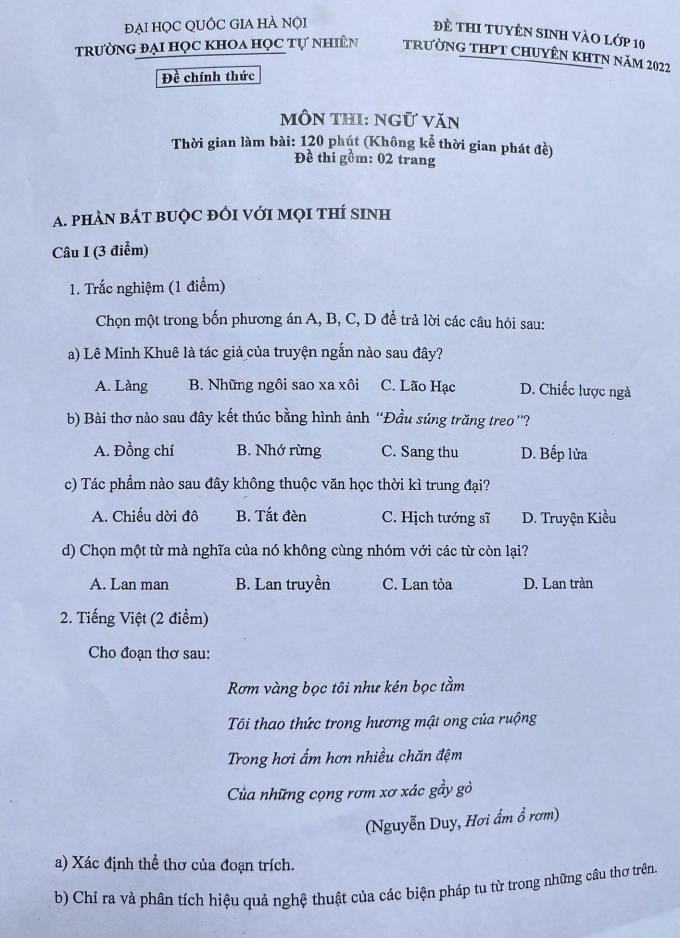
#> input picture server_pc/data/input/devan2.jpg, 680 x 938 px; its folder holds only this picture in this run
$ python -i preprocess.py   (imports and definitions only)
#> lines starting #> are read from the running program, lines starting #| are printed output that depends on the picture; after the words box and inside, x2 and y2 are one past the last pixel; in counts of white or black regions, pixels touching at a corner belong together
#> further down, picture is the input picture: shape (938, 680, 3); mean B, G, R 217.8, 192.6, 181.1
import cv2
import sys
import os
from pathlib import Path
import numpy as np

# Thêm đường dẫn tới thư mục imutils bạn đã tải (giả sử tên thư mục là imutils-master)
base_path = Path(__file__).resolve().parent.parent
imutils_path = str(base_path / "imutils-master")

if imutils_path not in sys.path:
    sys.path.insert(0, imutils_path)

import imutils
from imutils.perspective import four_point_transform

VALID_EXTS = {".jpg", ".jpeg", ".png", ".bmp", ".tif", ".tiff"}

def _detect_and_warp_document(img):
    # 1. Tự động tìm khung và làm phẳng (Perspective Transform)
    ratio = img.shape[0] / 500.0
#> ratio = 1.88
    orig = img.copy()
    image = imutils.resize(img, height=500)
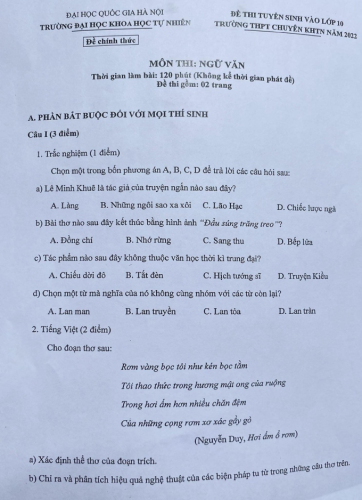
#> image: shape (500, 362, 3); mean B, G, R 217.8, 192.6, 181.1

    # 2. Chuyển xám và ép dải tương phản cục bộ (CLAHE)
    # Giúp làm nổi bật viền giấy kể cả khi giấy và nền có màu gần giống nhau
    gray = cv2.cvtColor(image, cv2.COLOR_BGR2GRAY)
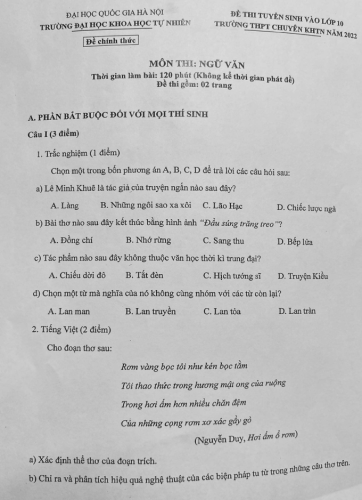
#> gray: shape (500, 362); min 25, max 227, mean 191.9
    clahe = cv2.createCLAHE(clipLimit=2.0, tileGridSize=(8,8))
    gray = clahe.apply(gray)

    # 3. Khử nhiễu hột (Noise) bằng Gaussian
    blur = cv2.GaussianBlur(gray, (5, 5), 0)
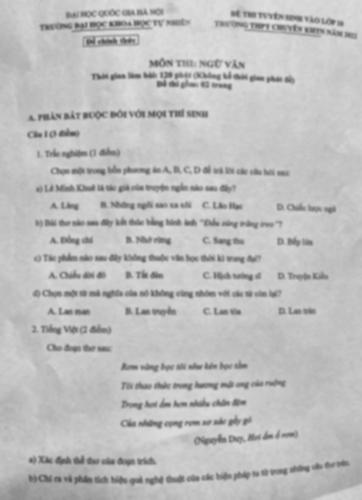
#> blur: shape (500, 362); min 88, max 226, mean 190.9

    # 4. Dùng hình thái học (Morphological Closing) để nối các nét đứt
    kernel = cv2.getStructuringElement(cv2.MORPH_RECT, (5, 5))
    closed = cv2.morphologyEx(blur, cv2.MORPH_CLOSE, kernel, iterations=2)
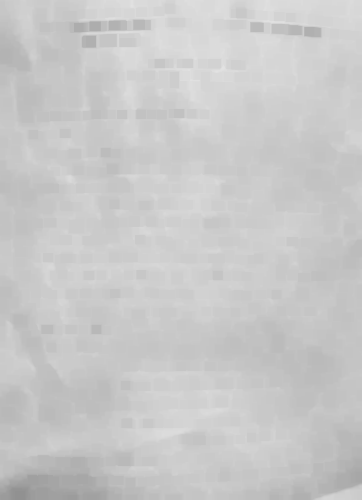
#> closed: shape (500, 362); min 145, max 226, mean 200.5

    # 5. Auto-Canny: Tự động tính ngưỡng Canny dựa trên độ sáng chói (median) của ảnh
    v = np.median(closed)
#> v = 201
    sigma = 0.33
    lower = int(max(0, (1.0 - sigma) * v))
#> lower = 134
    upper = int(min(255, (1.0 + sigma) * v))
#> upper = 255
    edged = cv2.Canny(closed, lower, upper)
#> edged: shape (500, 362); every value is 0

    # 6. Tìm contours
    cnts = cv2.findContours(edged.copy(), cv2.RETR_LIST, cv2.CHAIN_APPROX_SIMPLE)
#> cnts = 0 contours
    cnts = imutils.grab_contours(cnts)
#> cnts = []
    cnts = sorted(cnts, key=cv2.contourArea, reverse=True)[:5]

    screenCnt = None
    for c in cnts:
        peri = cv2.arcLength(c, True)
        approx = cv2.approxPolyDP(c, 0.02 * peri, True)
        # Chỉ lấy contour nếu có đúng 4 góc và diện tích đủ lớn (tránh nhận diện nhầm tem mác)
        if len(approx) == 4 and cv2.contourArea(c) > 10000:
            screenCnt = approx
            break
#> this loop made 0 passes

    # Nếu tìm thấy khung, tiến hành bẻ thẳng (warp)
    if screenCnt is not None:
        return four_point_transform(orig, screenCnt.reshape(4, 2) * ratio)

    # Nếu thuật toán vẫn thất bại (ảnh quá mờ/nhiễu), trả về ảnh gốc để xử lý tiếp
    # thay vì crash hệ thống
    print("[WARN] Auto-crop thất bại, giữ nguyên ảnh gốc.")
    return orig

def preprocess_for_layout(img):
    """
    Ảnh cho layout: giữ gần ảnh gốc để model bố cục không bị méo domain.
    """
    img = _detect_and_warp_document(img)
    img = imutils.resize(img, width=1400)
    return img

def preprocess_for_ocr(img):
    """
    Ảnh cho OCR: tăng tương phản nhẹ, hạn chế nhị phân hóa mạnh để tránh mất dấu.
    """
    img = _detect_and_warp_document(img)
    img = imutils.resize(img, width=1400)
    gray = cv2.cvtColor(img, cv2.COLOR_BGR2GRAY)
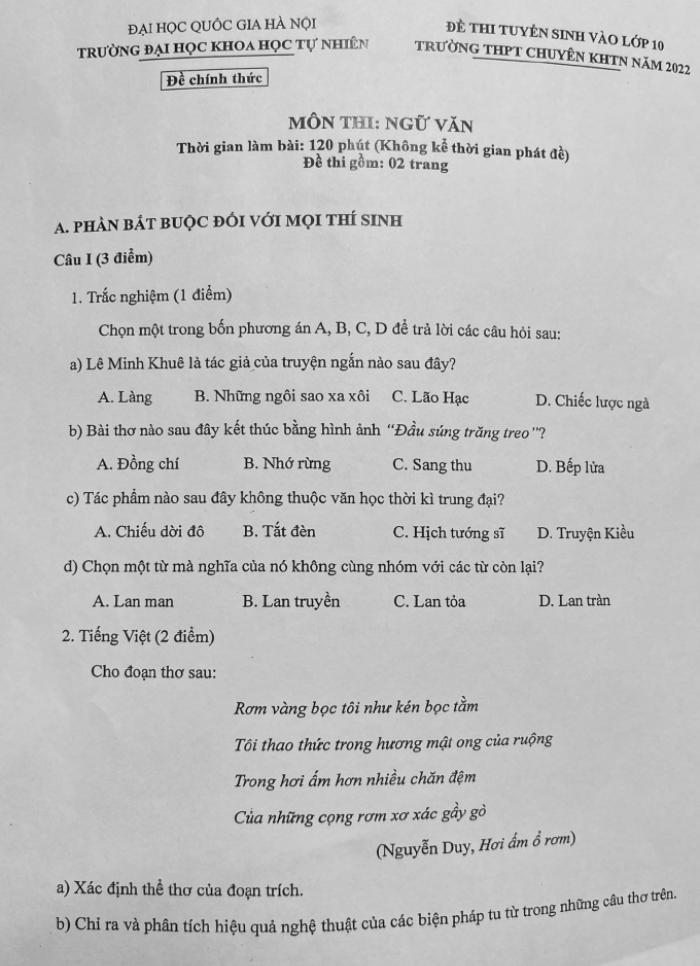
#> gray: shape (1931, 1400) (shown at 1/2 size); min 6, max 245, mean 191.9
    gray = cv2.bilateralFilter(gray, 5, 35, 35)
    clahe = cv2.createCLAHE(clipLimit=2.0, tileGridSize=(8, 8))
    gray = clahe.apply(gray)
    # Trả về ảnh xám 3 kênh để OCR crop xử lý tiếp theo từng vùng.
    return cv2.cvtColor(gray, cv2.COLOR_GRAY2BGR)

def run_preprocess(input_dir: Path, output_dir: Path, mode: str = "ocr"):
    output_dir.mkdir(parents=True, exist_ok=True)
    files = [p for p in input_dir.iterdir() if p.suffix.lower() in VALID_EXTS]

    # Báo nếu không có ảnh
    if len(files) == 0:
        print(f"   > [CẢNH BÁO] Không tìm thấy ảnh nào trong thư mục {input_dir}")
        return []

    saved = []
    for p in files:
        img = cv2.imread(str(p))
        if img is None:
            print(f"   > [LỖI] Không thể đọc ảnh: {p.name}")
            continue

        if mode == "layout":
            processed = preprocess_for_layout(img)
        else:
            processed = preprocess_for_ocr(img)

        out_path = output_dir / p.name
        cv2.imwrite(str(out_path), processed)
        saved.append(out_path)

        print(f"   > [PREPROCESS:{mode.upper()}] Đã xử lý xong: {p.name}")

    return saved

>>> import cv2
>>> picture = cv2.imread('../data/input/devan2.jpg')
>>> result = preprocess_for_ocr(picture)

$ run again, on server_pc/data/input/devan7.jpg
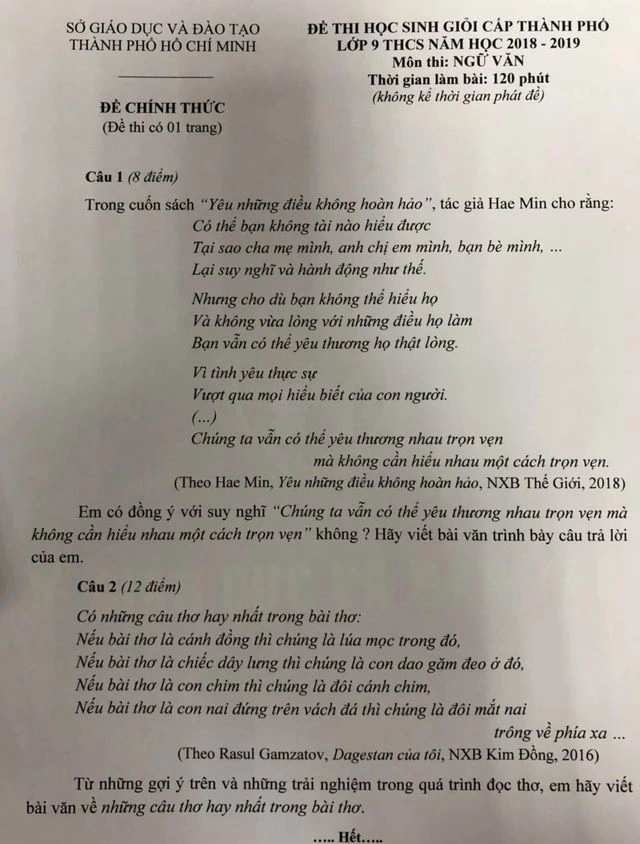
#> input picture server_pc/data/input/devan7.jpg, 640 x 844 px
#> picture is the input picture: shape (844, 640, 3); mean B, G, R 149.9, 157.1, 163.1
#> v = 168
#> lower = 112
#> upper = 223
#> in _detect_and_warp_document, `edged = cv2.Canny(closed, lower, upper)`:
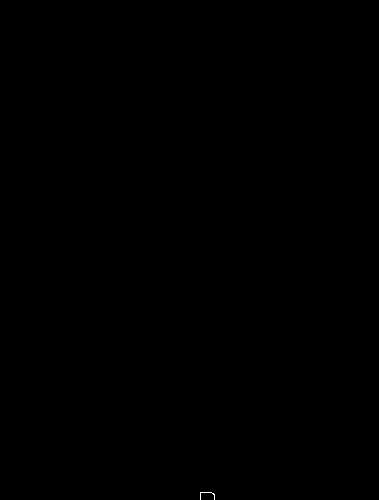
#> edged: shape (500, 379); 0.01% white in thin lines or dots, all inside (x1, y1, x2, y2) = (200, 492, 215, 500)
#> cnts = 1 contour, all with area under 20
#> the loop in _detect_and_warp_document, `for c in cnts:` made 1 pass
#> peri on pass 1: 52.49
#> in preprocess_for_ocr, `gray = clahe.apply(gray)`:
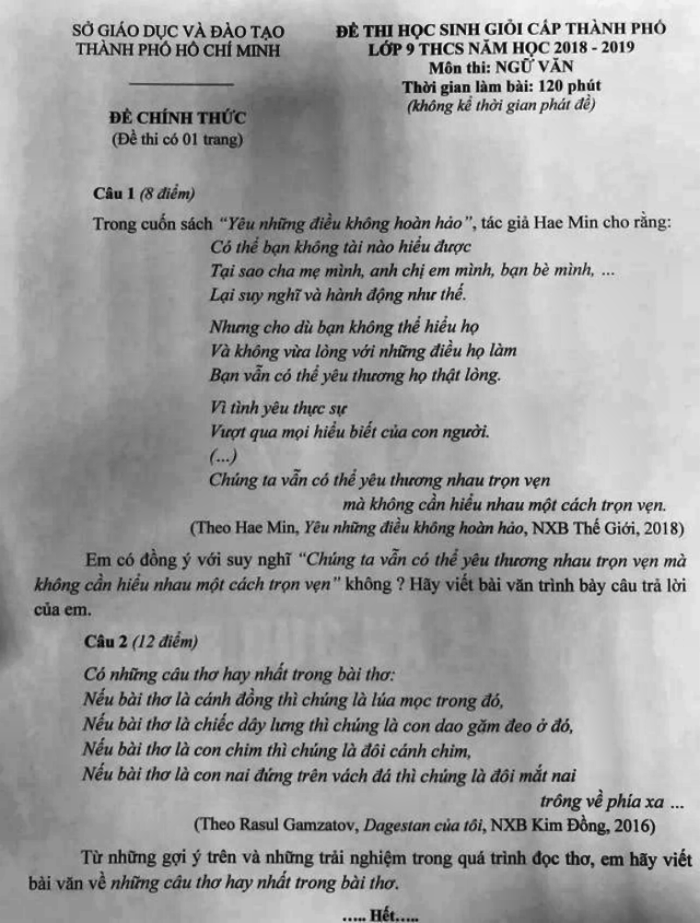
#> gray: shape (1846, 1400) (shown at 1/2 size); min 2, max 253, mean 159.6
